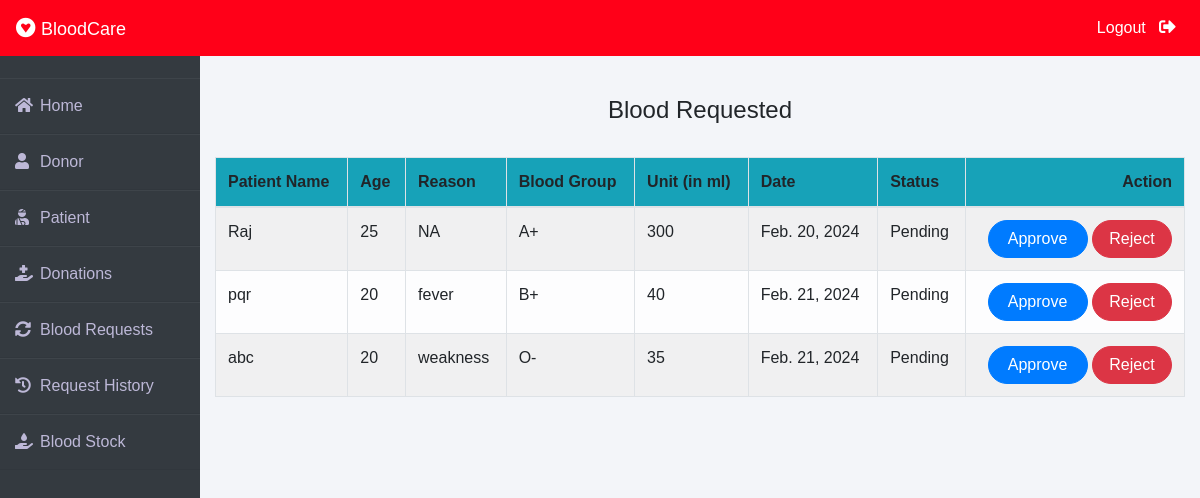
The app's page /admin-request (signed in) with its own data.
### blood/models.py (models this page shows, shortened)
class BloodRequest(models.Model):
    request_by_patient=models.ForeignKey(pmodels.Patient,null=True,on_delete=models.CASCADE)
    request_by_donor=models.ForeignKey(dmodels.Donor,null=True,on_delete=models.CASCADE)
    patient_name=models.CharField(max_length=30)
    patient_age=models.PositiveIntegerField()
    reason=models.CharField(max_length=500)
    bloodgroup=models.CharField(max_length=10)
    unit=models.PositiveIntegerField(default=0)
    status=models.CharField(max_length=20,default="Pending")
    date=models.DateField(auto_now=True)

### blood/views.py (the view)
# urls.py: path('admin-request', views.admin_request_view,name='admin-request'),
@login_required(login_url='adminlogin')
def admin_request_view(request):
    requests=models.BloodRequest.objects.all().filter(status='Pending')
    return render(request,'blood/admin_request.html',{'requests':requests})

### templates/blood/admin_request.html (shortened to what this page needs)
{% extends 'blood/adminbase.html' %}
{% block content %}
{% load widget_tweaks %}
{%load static%}
<br><br>
<div class="container">
    {% if requests %}
    <H4 class="text-center">Blood Requested</H4><br>
    <table class="table table-light table-hover table-bordered table-striped">
        <thead class="bg-info">
            <tr>
                <th scope="col">Patient Name</th>
                <th scope="col">Age</th>
                <th scope="col">Reason</th>
                <th scope="col">Blood Group</th>
                <th scope="col">Unit (in ml)</th>
                <th scope="col">Date</th>
                <th scope="col">Status</th>
                <th class="text-right">Action</th>
            </tr>
        </thead>
        <tbody>
            {% for t in requests %}
            <tr>
                <td> {{t.patient_name}}</td>
                <td>{{t.patient_age}}</td>
                <td>{{t.reason}}</td>
                <td>{{t.bloodgroup}}</td>
                <td>{{t.unit}}</td>
                <td>{{t.date}}</td>
                <td>{{t.status}}</td>
                <td class="text-right">
                    <button class="btn btn-primary badge-pill" style="width: 100px;"><a  style="text-decoration: none;color: white;" href="{% url 'update-approve-status' t.id  %}">Approve</a> </button>
                    <button class="btn btn-danger badge-pill" style="width: 80px;"><a  style="text-decoration: none;color: white;" href="{% url 'update-reject-status' t.id  %}">Reject</a> </button>
                </td>
            </tr>
            {% endfor %}
        </tbody>
    </table>
{% else %}
<h5>No Blood Request By Patient / Donor !</h5>
{% endif %}
</div>
{% endblock content %}

### templates/blood/adminbase.html (shortened to what this page needs)
<!DOCTYPE html>
<html lang="en">
<head>
    <link rel="stylesheet" href="https://maxcdn.bootstrapcdn.com/bootstrap/4.0.0/css/bootstrap.min.css">
    <link rel="stylesheet" href="https://cdnjs.cloudflare.com/ajax/libs/font-awesome/5.14.0/css/all.css">
</head>
<body>
    <nav class="navbar navbar-expand-lg navbar-light fixed-top bg-danger">
        <a style="color:white;" class="navbar-brand" href="/"><i class="fab fa-gratipay"></i>&nbsp;<font face = "Comic sans MS" size ="4">BloodCare</font></a>
        <div class="navbar-collapse collapse w-100 order-3 dual-collapse2">
            <ul class="navbar-nav ml-auto">
                <li class="nav-item">
                    <a class="nav-link" style="color: white;" href="/logout">Logout &nbsp; <i class="fas fa-sign-out-alt"></i></a>
                </li>
            </ul>
        </div>
      </nav>
<br><br>
<div class="wrapper">
    <div class="sidebar">
        <ul>
            <li><a style="text-decoration:none;" href="/"><i class="fas fa-home"></i>Home</a></li>
            <li><a style="text-decoration:none;" href="/admin-donor"><i class="fas fa-user"></i>Donor</a></li>
            <li><a style="text-decoration:none;" href="/admin-patient"><i class="fas fa-user-injured"></i>Patient</a></li>
            <li><a style="text-decoration:none;" href="/admin-donation"><i class="fas fa-hand-holding-medical"></i>Donations</a></li>
            <li><a style="text-decoration:none;" href="/admin-request"><i class="fas fa-sync-alt"></i>Blood Requests</a></li>
            <li><a style="text-decoration:none;" href="/admin-request-history"><i class="fas fa-history"></i>Request History</a></li>
            <li><a style="text-decoration:none;" href="/admin-blood"><i class="fas fa-hand-holding-water"></i>Blood Stock</a></li>
        </ul>
    </div>
    <div class="main_content">
{% block content %}
{% endblock content %}
    </div>
</div>
</body>
</html>

### templates/blood/adminbase.html (style rules this page uses)
* { margin: 0; padding: 0; box-sizing: border-box; list-style: none; text-decoration: none; font-family: 'Josefin Sans', sans-serif; }
body { background-color: #f3f5f9; }
.bg-danger { background-color: #ff0018!important; }
.wrapper { display: flex; position: relative; }
.wrapper .sidebar { width: 200px; height: 100%; background: #343a40; padding: 30px 0px; position: fixed; }
.wrapper .sidebar ul li { padding: 15px; border-bottom: 1px solid #bdb8d7; border-bottom: 1px solid rgba(0,0,0,0.05); border-top: 1px solid rgba(255,255,255,0.05); }
.wrapper .sidebar ul li a { color: #bdb8d7; display: block; }
.wrapper .sidebar ul li a .fas { width: 25px; }
.wrapper .main_content { width: 100%; margin-left: 200px; }
.fa-sign-out-alt { color: white; font-size: 2ex; }

### records on screen
BloodRequest: patient_name "Raj", patient_age "25", reason "NA", bloodgroup "A+", unit "300", date "Feb. 20, 2024", status "Pending"
BloodRequest: patient_name "pqr", patient_age "20", reason "fever", bloodgroup "B+", unit "40", date "Feb. 21, 2024", status "Pending"
BloodRequest: patient_name "abc", patient_age "20", reason "weakness", bloodgroup "O-", unit "35", date "Feb. 21, 2024", status "Pending"
